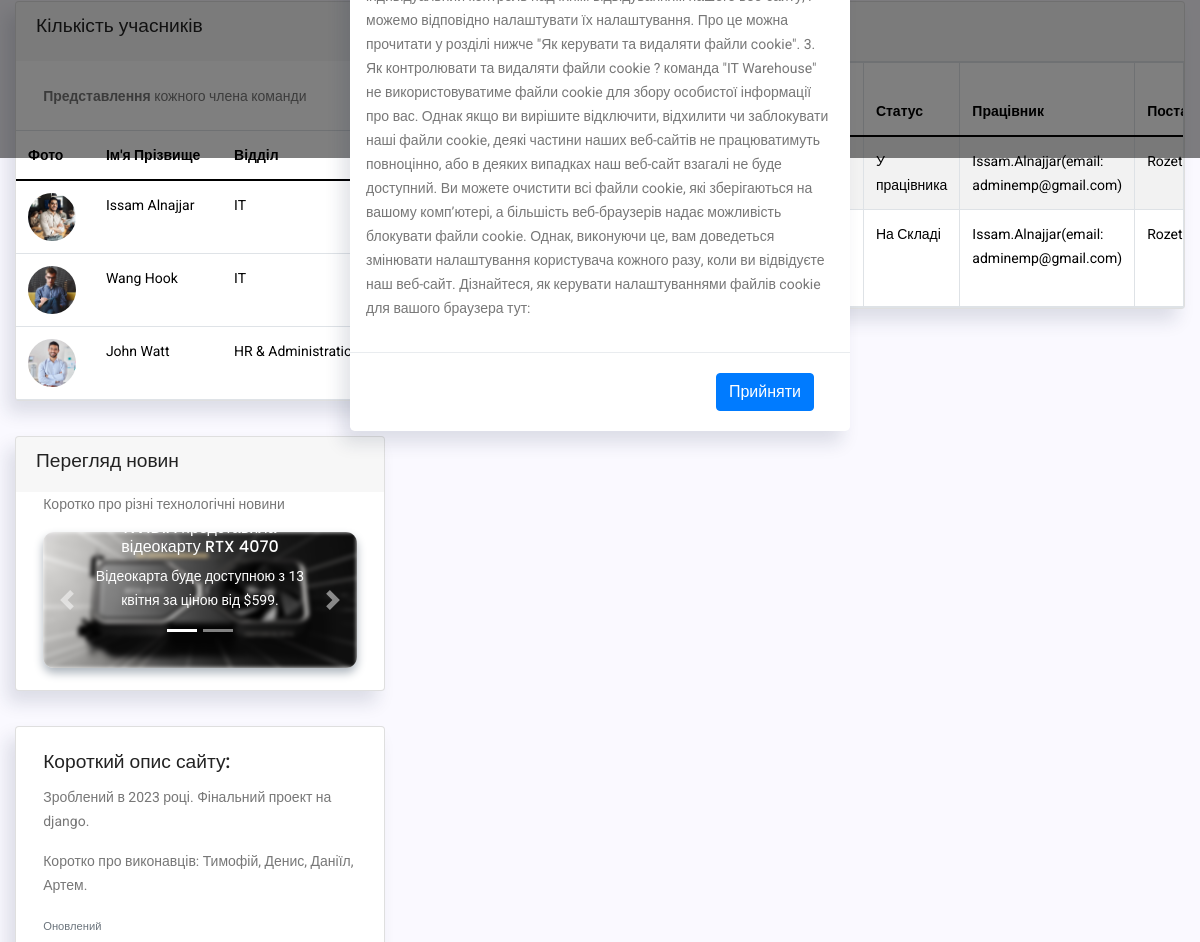
Before: /main/main_page/employees (signed in, middle part) with the older database file.
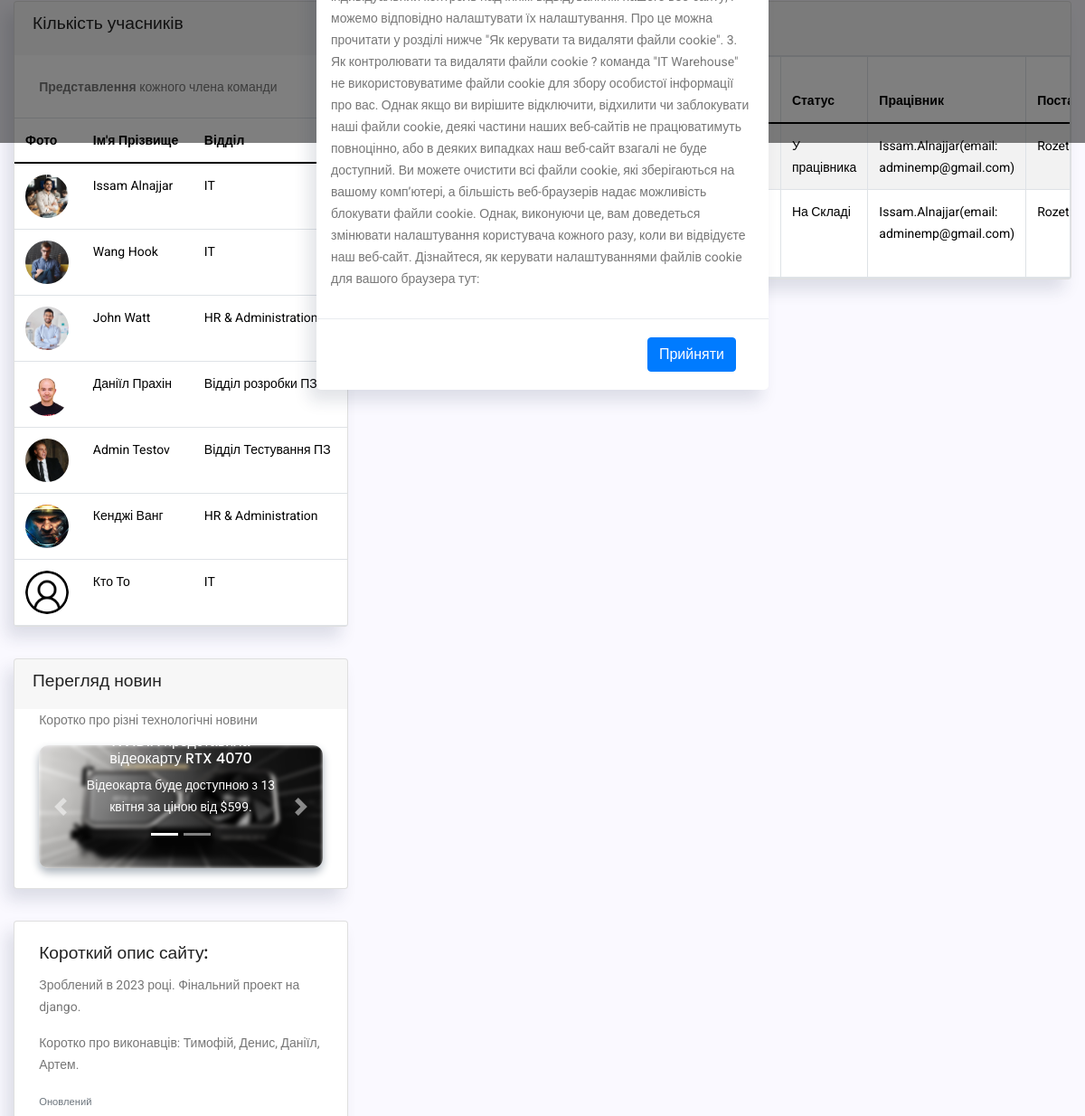
After: the same page with the newer database file.
### employees/models.py (models this page shows)
class Employees(models.Model):
    first_name = models.CharField(max_length=50, default='', verbose_name="Ім'я *")
    last_name = models.CharField(max_length=50, default='', verbose_name='Прізвище *')
    email = models.EmailField(max_length=75, unique=True, null=True, verbose_name='Електрона пошта *')
    eid = models.CharField(max_length=8, unique=True, null=True, verbose_name='Внутрішній номер *')
    department = models.ForeignKey(Departments, null=True, on_delete=models.SET_NULL, verbose_name='Назва відділу *')
    title = models.CharField(max_length=50, null=True, default='', verbose_name='Посада *')
    user_id = models.ForeignKey(NewUser, null=True, on_delete=models.SET_NULL, verbose_name='ID Користувача *')
    location = models.ForeignKey(Cities, null=True, on_delete=models.SET_NULL, blank=True, verbose_name='Назва міста')
    mobilephone = models.CharField(max_length=20, null=True, default='', blank=True, verbose_name='Мобільний телефон')
    status = models.ForeignKey(UserStatus, null=True, on_delete=models.SET_NULL, blank=True,
                               verbose_name='Форма роботи')
    photo = models.FileField(upload_to='photos/', null=True, default='default_user.jpg', blank=True,
                             verbose_name='Фото')
    comments = models.TextField(max_length=300, null=True, default='', blank=True, verbose_name='Коментарі')
    def __str__(self) -> str:
        return str(self.first_name) + '.' + str(self.last_name) + '(email: ' + str(self.email) + ')'

class Departments(models.Model):
    department = models.CharField(max_length=100, unique=True, verbose_name='Назва відділу')
    def __str__(self) -> str:
        return str(self.department)

### assets/models.py (models this page shows, shortened)
class Devices(models.Model):
    device_type = models.ForeignKey(DeviceType, on_delete=models.CASCADE, verbose_name='Тип обладнання')
    device_vendor = models.ForeignKey(Vendors, on_delete=models.CASCADE, verbose_name='Виробник')
    device_title = models.CharField(max_length=250, default='', verbose_name='Назва обладнання')
    device_model = models.CharField(max_length=100, null=True, default='', blank=True, verbose_name='Модель обладнання')
    serial_number = models.CharField(max_length=40, default='No Serial', blank=True, verbose_name='Серійний номер')
    device_status = models.ForeignKey(DeviceStatus, null=True, on_delete=models.SET_NULL,
                                      verbose_name='Статус пристрою')
    user_id = models.ForeignKey(Employees, blank=True, null=True, on_delete=models.SET_NULL, verbose_name='Користувач')
    supplier = models.ForeignKey(Suppliers, blank=True, null=True, on_delete=models.SET_NULL,
                                 verbose_name='Постачальник')
    purchase_date = models.DateField(null=True, blank=True, verbose_name='Дата придбання')
    device_warranty = models.ForeignKey(DeviceWarranty, blank=True, null=True, on_delete=models.SET_NULL,
                                        verbose_name='Термін гарантії')
    comments = models.TextField(max_length=500, null=True, default='', blank=True, verbose_name='Коментарі')

class DeviceStatus(models.Model):
    dev_status = models.CharField(max_length=100, unique=True, default='', verbose_name='Статус обладнання')
    def __str__(self) -> str:
        return str(self.dev_status)

class Suppliers(models.Model):
    title = models.CharField(max_length=150, unique=True, default='', verbose_name='Назва постачальника')
    url = models.URLField(max_length=200, blank=True, null=True, default='', unique=True,
                          verbose_name='Сайт постачальника (URL)')
    email = models.EmailField(max_length=100, null=True, default='', blank=True, unique=True,
                              verbose_name='Електрона пошта (EMail)')
    phone = models.CharField(max_length=20, default='', null=True, blank=True, verbose_name='Номер телефону')
    comments = models.TextField(max_length=300, default='', null=True, blank=True, verbose_name='Коментарі')
    def __str__(self) -> str:
        return str(self.title)

### main/views.py (the view)
# urls.py: path('main_page/employees', main_page_employee, name='empl_main'),
@login_required
def main_page_employee(request):
    class getdata(object):
        def get_all_employees(self):
            all_employees_data = Employees.objects.all()
            return all_employees_data
        def get_employee_data(self):
            employee_data = Employees.objects.get(user_id=request.user.id)
            return employee_data
        def get_devices_data(self):
            device_data = Devices.objects.filter(user_id=getdata().get_employee_data())
            return device_data
    user_data = {}
    user_data['u_id'] = request.user.id
    user_data['u_email'] = request.user.email
    user_admin = 0
    if request.user.groups.filter(name='Admins').exists():
        user_admin = 1
        user_data['u_group'] = 'Admins'
    else:
        user_data['u_group'] = 'Employees'
    indicate = 'Активний'
    count = len(getdata().get_devices_data())
    return render(request, 'main/_main_page_emp.html', context={
        'page_title': 'Головна сторінка',
        'app_name': 'Головна',
        'page_name': 'Головна працівник',
        'user_data': user_data,
        'employee_data': getdata().get_employee_data(),
        'device_data': getdata().get_devices_data(),
        'all_employees_data': getdata().get_all_employees(),
        'count': count,
        'indicate': indicate
    })

### assets/models.py (called while the page is built)
    def __str__(self) -> str:
        return str(self.vendor)

    def __str__(self) -> str:
        return str(self.dev_type)

    def __str__(self) -> str:
        return str(self.warranty)

### templates/main/_main_page_emp.html (shortened to what the changed rows need)
{% extends '_layouts/base.html' %}
{% load static %}
{% block content %}
<div style="background: #faf9ff; padding-bottom: 50px;">
    <div class="main-content container-fluid">
        <section class="section">
            <div class="row mb-4">
                <div class="col-md-4">
                    <div class="card">
                        <div class="card-content">
                            <div class="table-responsive">
                                <table class="table mb-0">
                                    <thead>
                                    <tr>
                                        <th>Фото</th>
                                        <th>Ім'я Прізвище</th>
                                        <th>Відділ</th>
                                    </tr>
                                    </thead>
                                    <tbody>
                                    {% for employees in all_employees_data %}
                                    <tr>
                                        <td><span class="avatar avatar-lg"><img class="ph-img" src="/media/{{ employees.photo }}" alt=""></span></td>
                                        <td>{{ employees.first_name }} {{ employees.last_name }}</td>
                                        <td class="text-bold-500">{{ employees.department }}</td>
                                    </tr>
                                    {% endfor %}
                                    </tbody>
                                </table>
                            </div>
                        </div>
                    </div>
                </div>
                <div class="col-md-8">
                    <div class="card">
                        <div class="card-body px-0 pb-0">
                            <div class="table-responsive table-bordered table-striped">
                                <table class='table mb-0' id="table1">
                                    <thead>
                                    <tr>
                                        <th>Тип</th>
                                        <th>Бренд</th>
                                        <th>Назва</th>
                                        <th>Модель</th>
                                        <th>Серійний номер</th>
                                        <th>Статус</th>
                                        <th>Працівник</th>
                                        <th>Постачальник</th>
                                    </tr>
                                    </thead>
                                    <tbody>
                                    {% for device in device_data %}
                                    <tr>
                                        <td>{{ device.device_type }}</td>
                                        <td>{{ device.device_vendor }}</td>
                                        <td>{{ device.device_title }}</td>
                                        <td>{{ device.device_model }}</td>
                                        <td>{{ device.serial_number }}</td>
                                        <td>{{ device.device_status }}</td>
                                        <td>{{ device.user_id }}</td>
                                        <td>{{ device.supplier }}</td>
                                    </tr>
                                    {% endfor %}
                                    </tbody>
                                </table>
                            </div>
                        </div>
                    </div>
                </div>
            </div>
        </section>
    </div>
</div>
{% endblock content %}

Changed rows visible on the page:
added Employees: photo (picture), first_name "Даніїл", last_name "Прахін", department "Відділ розробки ПЗ"
added Employees: photo (picture), first_name "Admin", last_name "Testov", department "Відділ Тестування ПЗ"
added Employees: photo (picture), first_name "Кенджі", last_name "Ванг", department "HR & Administration"
added Employees: photo (placeholder picture), first_name "Кто", last_name "То", department "IT"
